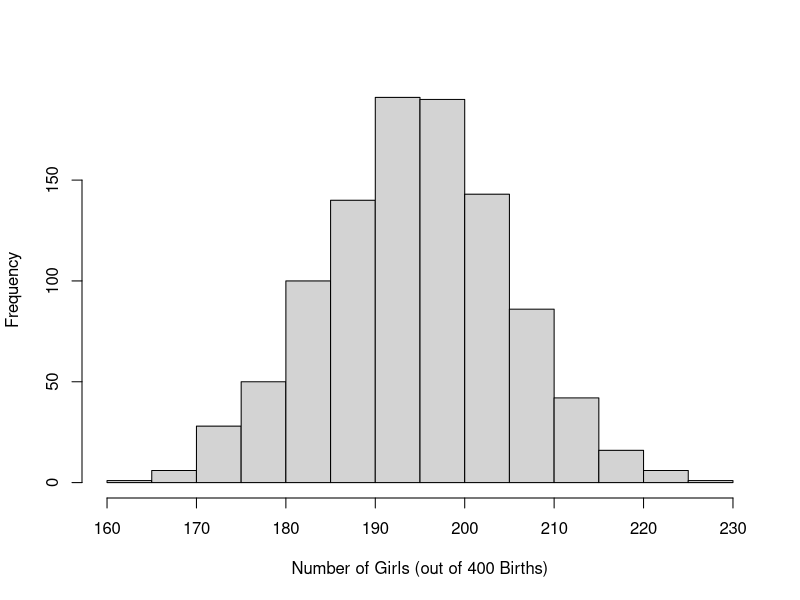
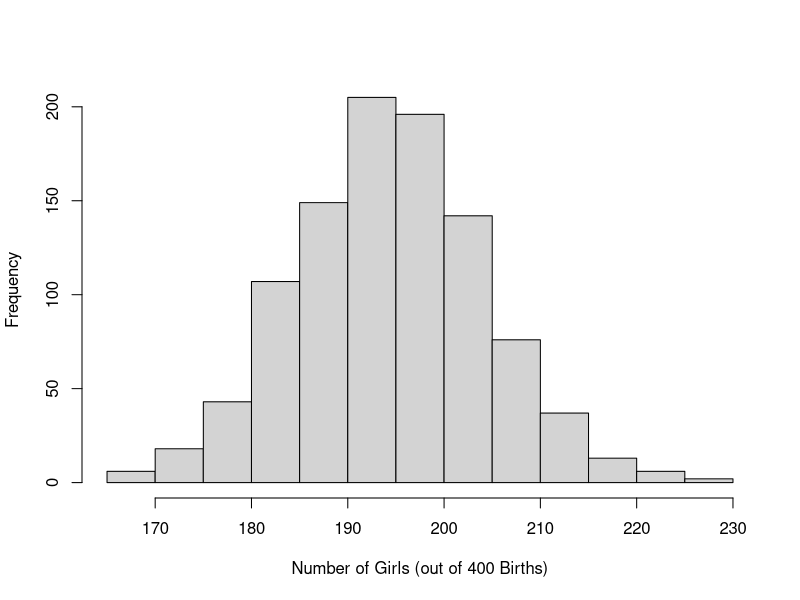
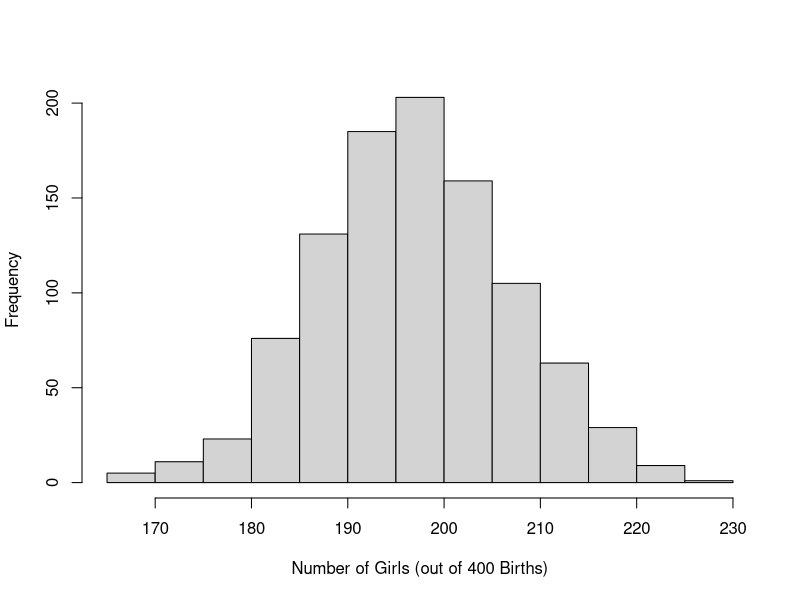
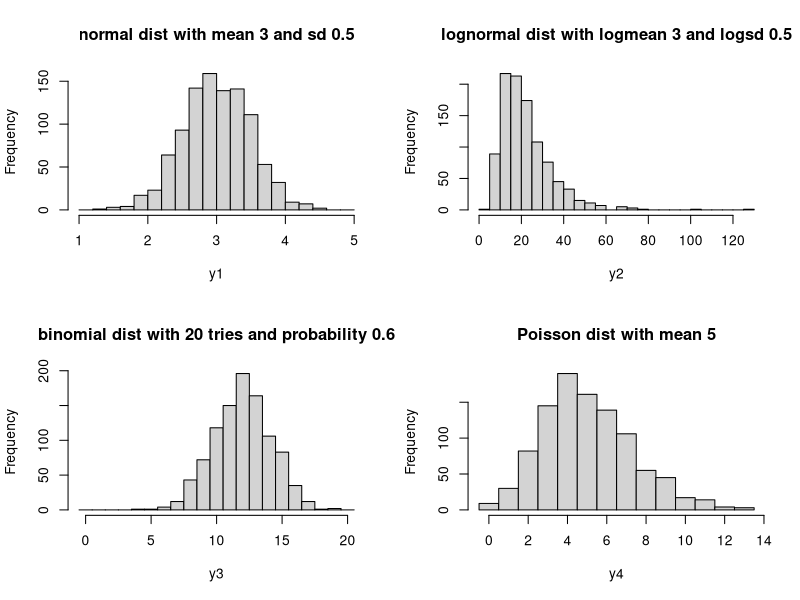
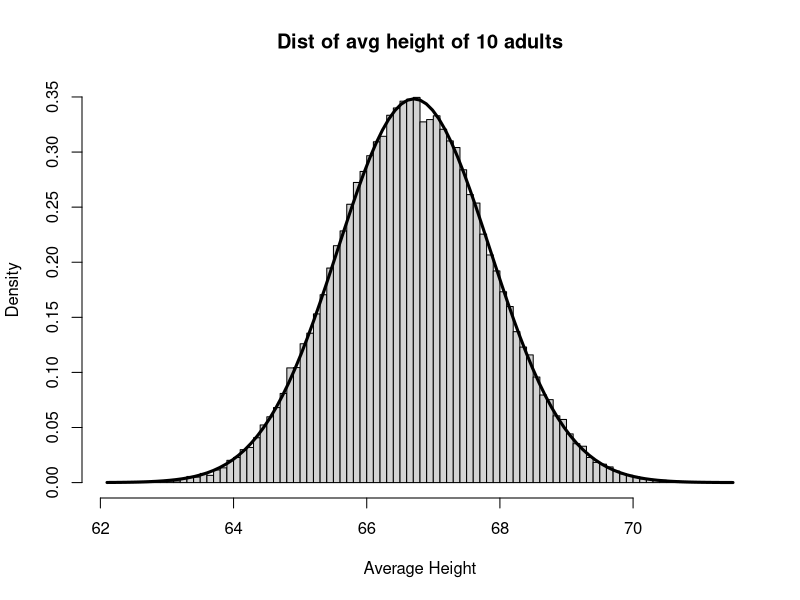
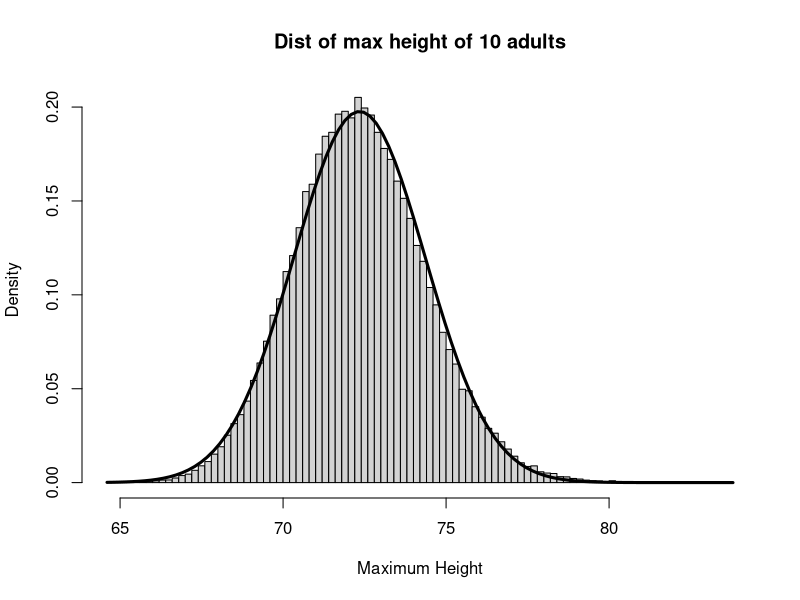
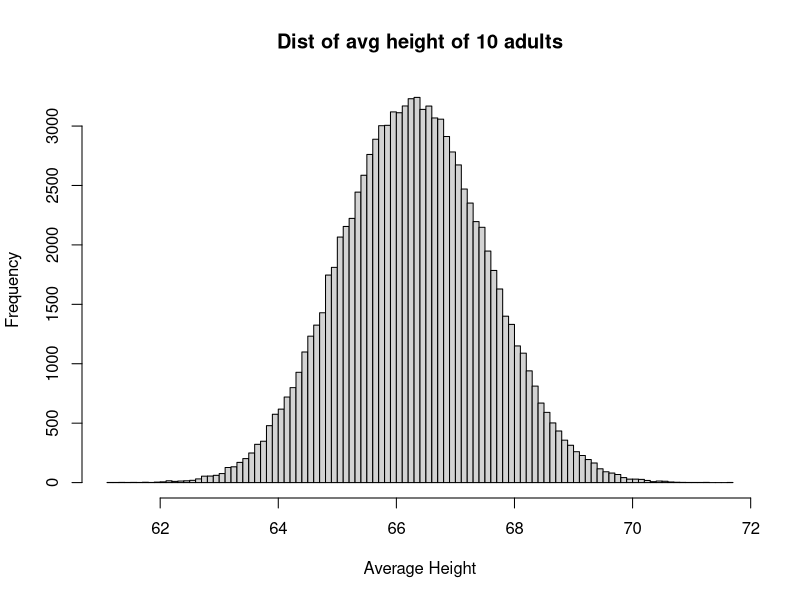

Here is the R script that generated these plots, in order:
############################################################################

# Open Online R Stream (https://www.wvbauer.com/doku.php/live_streams)
#
# By:   Wolfgang Viechtbauer (https://www.wvbauer.com)
# Date: 2024-02-29
#
# Topic(s):
# - Regression and Other Stories (https://avehtari.github.io/ROS-Examples/)
# - Section(s): 5.1 - 5.3
#
# last updated: 2024-03-06

############################################################################

### 5.1: Simulation of discrete probability models

## How many girls in 400 births?

# simulate a single draw from a binomial distribution with 400 'trials'
# (births) and a probability of 0.488 that the event of interest occurs on a
# single trial (i.e., that the baby is a girl)
n_girls <- rbinom(1, 400, 0.488)
n_girls

# repeat this process 1000 times and save the simulated values in a vector
n_sims <- 1000
n_girls <- rep(NA, n_sims)
for (s in 1:n_sims) {
   n_girls[s] <- rbinom(1, 400, 0.488)
}

# create a histogram of the simulated values
hist(n_girls, main="", xlab="Number of Girls (out of 400 Births)")

# we don't really need a for-loop to do the above; we can directly simulate
# 1000 values from the binomial distribution; to make the simulated values
# reproducible, we also set the seed of the random number generator
set.seed(1234)
n_girls <- rbinom(n_sims, 400, 0.488)
n_girls

# create a histogram of the simulated values
hist(n_girls, main="", xlab="Number of Girls (out of 400 Births)")

## Accounting for twins

# simulate the process of 400 births where there is a certain chance of twins
# being born and save how many of the babies born on each birth are girls

birth_type <- sample(c("fraternal twin","identical twin","single birth"),
                     size=400, replace=TRUE, prob=c(1/125, 1/300, 1-1/125-1/300))

girls <- rep(NA, 400)

for (i in 1:400) {
   if (birth_type[i] == "single birth") {
      girls[i] <- rbinom(1, 1, 0.488)
   } else if (birth_type[i] == "identical twin") {
      girls[i] <- 2*rbinom(1, 1, 0.495)
   } else {
      girls[i] <- rbinom(1, 2, 0.495)
   }
}

n_girls <- sum(girls)
n_girls

# can also use a doubly-nested ifelse() construction to do the above

girls <- ifelse(birth_type=="single birth", rbinom(400, 1, 0.488),
                ifelse(birth_type=="identical twins", 2*rbinom(400, 1, 0.495),
                       rbinom(400, 2, 0.495)))
n_girls <- sum(girls)
n_girls

# simulate the process above 1000 times

n_girls <- rep(NA, n_sims)

for (s in 1:1000) {

   birth_type <- sample(c("fraternal twin","identical twin","single birth"),
                        size=400, replace=TRUE, prob=c(1/125, 1/300, 1-1/125-1/300))

   girls <- rep(NA, 400)

   for (i in 1:400) {
      if (birth_type[i] == "single birth") {
         girls[i] <- rbinom(1, 1, 0.488)
      } else if (birth_type[i] == "identical twin") {
         girls[i] <- 2*rbinom(1, 1, 0.495)
      } else {
         girls[i] <- rbinom(1, 2, 0.495)
      }
   }

   n_girls[s] <- sum(girls)

}

# Figure 5.1: histogram of 1000 simulated values for the number of girls born
# in a hospital from 400 births, as simulated from the model that includes the
# possibility of twins
hist(n_girls, main="", xlab="Number of Girls (out of 400 Births)")

############################################################################

### 5.2: Simulation of continuous and mixed discrete/continuous models

# https://en.wikipedia.org/wiki/Normal_distribution
# https://en.wikipedia.org/wiki/Log_normal_distribution
# https://en.wikipedia.org/wiki/Binomial_distribution
# https://en.wikipedia.org/wiki/Poisson_distribution

n_sims <- 1000
y1 <- rnorm(n_sims, mean=3, sd=0.5)
y2 <- rlnorm(n_sims, meanlog=3, sdlog=0.5)
y3 <- rbinom(n_sims, size=20, prob=0.6)
y4 <- rpois(n_sims, lambda=5)

# Figure 5.2

par(mfrow=c(2,2))
hist(y1, breaks=seq(floor(min(y1)), ceiling(max(y1)), 0.2), main="normal dist with mean 3 and sd 0.5")
hist(y2, breaks=seq(0, ceiling(max(y2)) + 5, 5), main="lognormal dist with logmean 3 and logsd 0.5")
hist(y3, breaks=seq(-0.5, 20.5, 1), main="binomial dist with 20 tries and probability 0.6")
hist(y4, breaks=seq(-0.5, max(y4) + 1, 1), main="Poisson dist with mean 5")
par(mfrow=c(1,1))

# generate the height of one randomly chosen adult (where there is a 0.48
# probability that the person is a male)

male <- rbinom(1, 1, 0.48) # 0 = female, 1 = male
male
height <- ifelse(male==1, rnorm(1, 69.1, 2.9), rnorm(1, 64.5, 2.7))
height

# generate the heights of 10 adults and take the mean of the 10 simulated values

N <- 10
male <- rbinom(N, 1, 0.48)
height <- ifelse(male==1, rnorm(N, 69.1, 2.9), rnorm(N, 64.5, 2.7))
avg_height <- mean(height)
avg_height

# repeat the above 100000 times to generate 100000 means (and also save the
# maximum height of the 10 adults in each iteration) and also use a progress
# bar to get an indication for how much longer we have to wait for the loop to
# finish

n_sims <- 100000
avg_height <- rep(NA, n_sims)
max_height <- rep(NA, n_sims)

pbar <- txtProgressBar(min=0, max=n_sims, style=3)

for (s in 1:n_sims) {

   setTxtProgressBar(pbar, s)

   male <- rbinom(N, 1, 0.48)
   height <- ifelse(male==1, rnorm(N, 69.1, 2.9), rnorm(N, 64.5, 2.7))
   avg_height[s] <- mean(height)
   max_height[s] <- max(height)
}

# create a histogram of the simulated means (using the density on the y-axis)
hist(avg_height, main="Dist of avg height of 10 adults", xlab="Average Height",
     breaks=100, freq=FALSE)

# superimpose a normal distribution on top of the histogram
curve(dnorm(x, mean=mean(avg_height), sd=sd(avg_height)), lwd=3, add=TRUE)

# create a histogram of the simulated maximums
hist(max_height, main="Dist of max height of 10 adults", xlab="Maximum Height",
     breaks=100, freq=FALSE)

# superimpose a normal distribution on top of the histogram
curve(dnorm(x, mean=mean(max_height), sd=sd(max_height)), lwd=3, add=TRUE)

## Simulation in R using custom-made functions

height_sim <- function(N) {
   male <- rbinom(N, 1, 0.48)
   height <- ifelse(male==1, rnorm(N, 69.1, 2.9), rnorm(N, 63.7, 2.7))
   mean(height)
}

avg_height <- replicate(100000, height_sim(N=10))
hist(avg_height, main="Dist of avg height of 10 adults", xlab="Average Height", breaks=100)

# return both the mean and the maximum

height_sim <- function(N) {
   male <- rbinom(N, 1, 0.48)
   height <- ifelse(male==1, rnorm(N, 69.1, 2.9), rnorm(N, 63.7, 2.7))
   c(mean = mean(height), max = max(height))
}

height_stats <- replicate(100000, height_sim(N=10))
height_stats[,1:5]

# the rows correspond to the mean and maximum and the columns to the replicates

############################################################################

### 5.3: Summarizing a set of simulations using median and median absolute deviation

# simulate 10000 values from a normal distribution and compute various summary
# statistics based on these values
N <- 10000
z <- rnorm(N, mean=5, sd=2)
cat("mean   =", mean(z), "\nmedian =", median(z),
    "\nsd     =", sd(z), "\nmad sd =", mad(z), "\n")

# install the pbapply package (only need to do this once) and load it
#install.packages("pbapply")
library(pbapply)

# repeat the above 5000 times and use pbreplicate() to get a progress bar

stats <- pbreplicate(5000, {
   z <- rnorm(N, mean=5, sd=2)
   c(mean = mean(z), median = median(z), sd = sd(z), madsd = mad(z))
})

stats[,1:5]

# the sample mean and median are both unbiased estimates of the true
# mean/median of the data (which is 5 here)
mean(stats["mean",])
mean(stats["median",])

# while the sample sd and madsd are not unbiased estimates of the true SD of
# the data, they are asymptotically unbiased, so these are both essentially 2
mean(stats["sd",])
mean(stats["madsd",])

# compute the standard deviation of the means (= standard error of the mean)
# and compare this to the theoretical value (they only differ from each other
# because we only simulated 5000 means)
sd(stats["mean",])
2 / sqrt(N)

# compute the standard deviation of the medians (= standard error of the
# median) and compare this to the theoretical value; note that the latter is
# only correct 'asymptotically' (i.e., when N is large), but with N=10000,
# this is surely sufficiently large for this equation to hold; for the
# distribution of the sample median, see:
# https://en.wikipedia.org/wiki/Median#Sampling_distribution
sd(stats["median",])
sqrt(1 / (4*N*dnorm(5, mean=5, sd=2)^2))
sqrt(pi/2) * 2 / sqrt(N) # simplified version of the previous line

# compute the standard deviation of the SD values (= standard error of the
# standard deviation) and compare this to the (asymptotic) theoretical value
sd(stats["sd",])
2 / sqrt(2*N)

# compute the standard deviation of the MAD SD values (= standard error of the
# median absolute deviation from the median, scaled by 1.483) and compare this
# to the (asymptotic) theoretical value
sd(stats["madsd",])
sqrt(2/pi) * 2 / sqrt(N) * 1.483

# we see above that the sample mean has a lower standard error than the sample
# median and that the sample SD has a lower standard error than the sample MAD
# SD; this is always true when the data are normally distributed even when N
# is small; so the statement in the book about the median and MAD SD being
# more 'stable' summaries for low sample sizes is not true in general;
# however, for other distributions, this is indeed the case; for example, for
# a t-distribution with low degrees of freedom, even though the mean and
# median are the same (i.e., 0) and both statistics are unbiased estimators,
# the sample median now has a lower standard error than the sample mean

N <- 100
stats <- pbreplicate(100000, {
   z <- rt(N, df=3)
   c(mean = mean(z), median = median(z), sd = sd(z), madsd = mad(z))
})

mean(stats["mean",])
mean(stats["median",])
sd(stats["mean",])
sd(stats["median",])

# note that we cannot easily compare the sd and madsd values, since they
# estimate different things (the madsd is scaled in such a way to estimate the
# SD of normally distributed data, but this is obviously not the case here)

############################################################################
